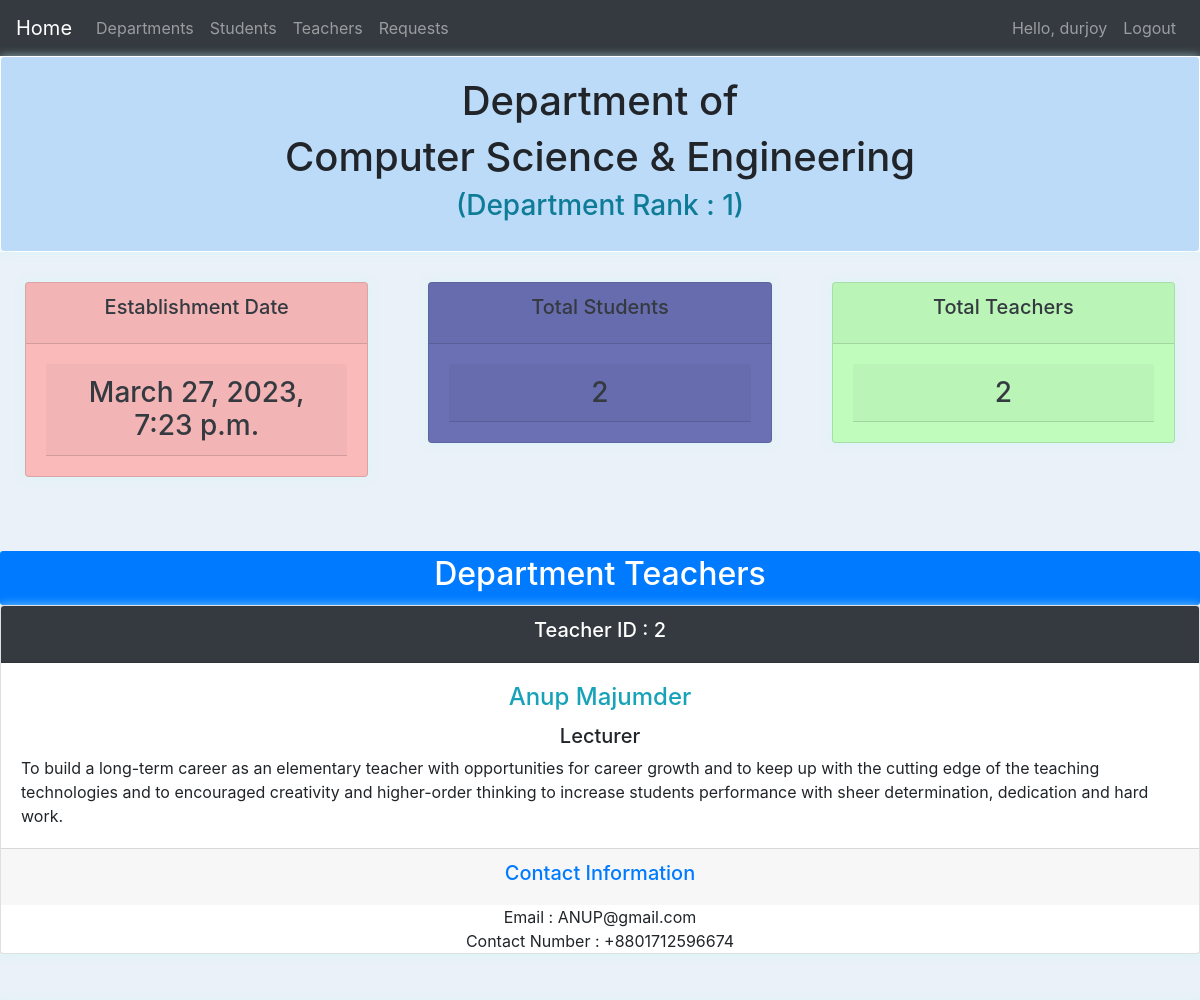
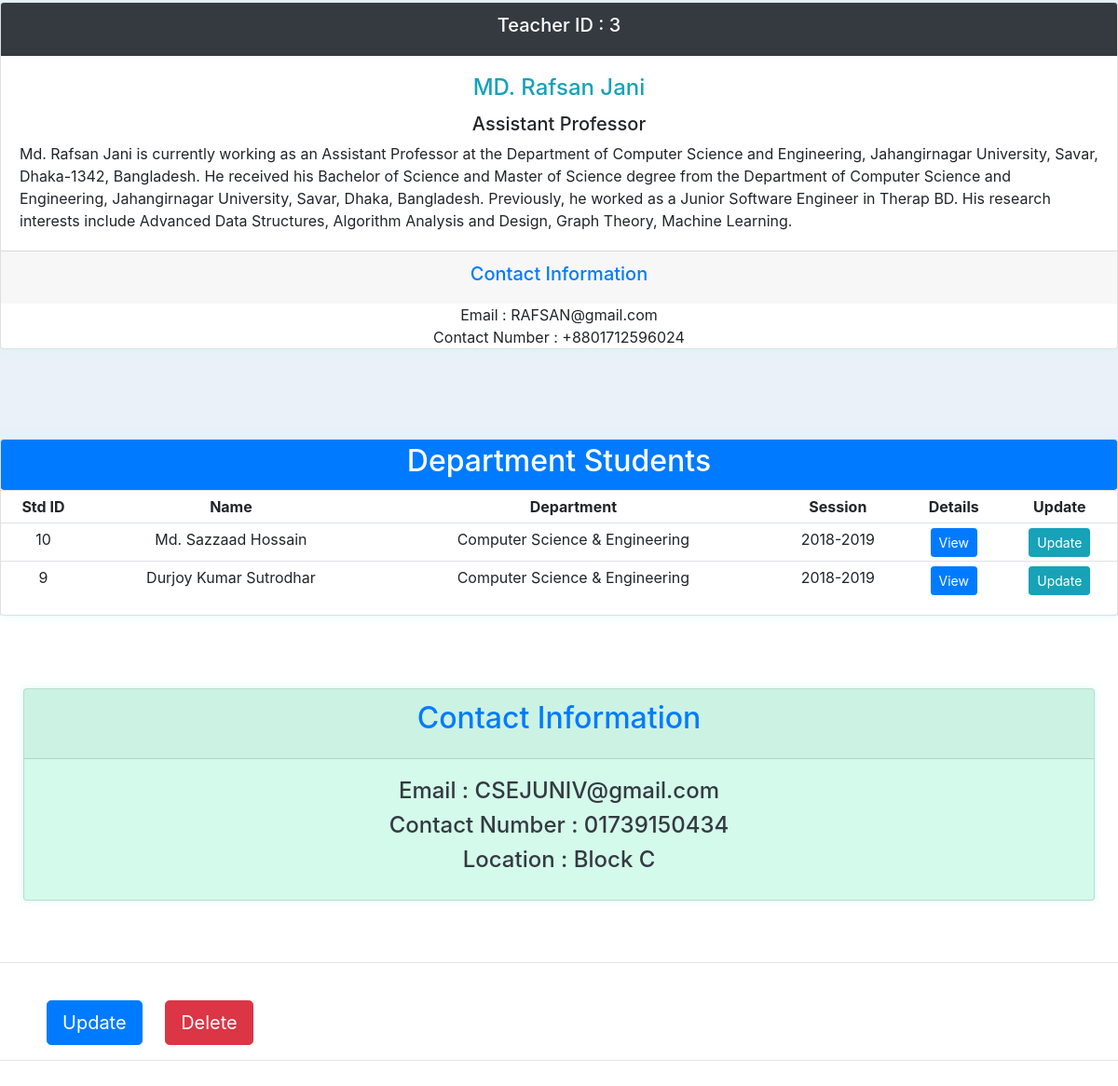
/department/13/ (signed in), run on the app's committed database (2 pictures, top to bottom).
### app1/models.py (models this page shows, shortened)
class Department(models.Model):
    LOCATION=(
        ('Block A','Block A'),
        ('Block B','Block B'),
        ('Block C','Block C'),
        ('Block D','Block D'),
        ('Block E','Block E'),
    )
    STATUS=(
        ('Pending','Pending'),
        ('Accecpted','Accecpted'),
    )
    user = models.OneToOneField(User,null=True,blank=True, on_delete=models.CASCADE)
    name = models.CharField(max_length=30,null=True,)
    location = models.CharField(max_length=20, null=True, choices=LOCATION)
    rank=models.IntegerField(null=True,blank=True)
    phone=models.CharField(max_length=20,null=True)
    email=models.CharField(max_length=30,null=True)
    date_created=models.DateTimeField(auto_now_add=True)
    description=models.CharField(max_length=3000,null=True,blank=True)
    status=models.CharField(max_length=40,null=True,blank=True,default='Pending',choices=STATUS)
    def __str__(self):
       return self.name

class Teacher(models.Model):
    RANK=(
        ('Lecturer','Lecturer'),
        ('Assistant Professor','Assistant Professor'),
        ('Professor','Professor'),
        ('Head of The Department','Head of The Department'),
    )
    name=models.CharField(max_length=30,null=False)
    reg_no=models.CharField(max_length=10,null=False,unique=True)
    rank=models.CharField(max_length=40,null=True,choices=RANK)
    dept=models.ForeignKey(Department,null=True,on_delete=models.SET_NULL)
    email=models.EmailField()
    phone=models.CharField(max_length=20,null=True)
    description=models.CharField(max_length=3000,null=True)

class Student(models.Model):
    STATUS=(
        ('Pending','Pending'),
        ('Accecpted','Accecpted'),
    )
    user = models.OneToOneField(User,null=True,blank=True, on_delete=models.CASCADE)
    name=models.CharField(max_length=30,null=False)
    hsc_roll=roll=models.CharField(max_length=10,null=True,unique=True)
    hsc_reg=models.CharField(max_length=16,null=True,unique=True)
    reg_no=models.CharField(max_length=16,null=True,unique=True,blank=True)
    roll=models.CharField(max_length=10,null=True,unique=True,blank=True)
    dept=models.ForeignKey(Department,null=True,on_delete=models.SET_NULL,blank=True)
    session=models.CharField(max_length=10,null=True)
    email=models.EmailField()
    phone=models.CharField(max_length=20,null=True)
    dob=models.DateField(null=True,blank=True)
    address=models.CharField(max_length=50,null=True)
    fathers_name=models.CharField(max_length=30,null=True)
    mothers_name=models.CharField(max_length=30,null=True)
    guardian_phone=models.CharField(max_length=20,null=True)
    description=models.CharField(max_length=3000,null=True,blank=True)
    profile_pic=models.ImageField(default="profile1.png",null=True,blank=True)
    status=models.CharField(max_length=40,null=True,default='Pending',choices=STATUS)
    CGPA = models.FloatField(null=True,blank=True,validators=[MinValueValidator(0.0), MaxValueValidator(4.0)])
    result_description=models.CharField(default="Not Details Available now.",max_length=3000,null=True,blank=True)

### app1/decorators.py (the view)
        def wrapper_func(request,*args,**kwargs):
            group=None
            if request.user.groups.exists():
                group=request.user.groups.all()[0].name
            if group in allowed_roles:
                return view_func(request,*args,**kwargs)
            else:
                return HttpResponse('You are not authorized.Please contact With Admin Panel.')

### app1/views.py (called while the page is built)
@login_required(login_url='login')
@allowed_users(allowed_roles=['admin'])
def department(request,pk):
    dept=Department.objects.get(id=pk)
    teachers=dept.teacher_set.all()
    students=dept.student_set.filter(status='Accecpted').order_by('-id')
    total_teacher=teachers.count()
    total_student=students.count()
    context={'dept':dept,'teachers':teachers,'total_teacher':total_teacher,'students':students,'total_student':total_student}
    return render(request,'app1/department.html',context)

### app1/templates/app1/department.html (shortened to what this page needs)
{% extends 'app1/main.html' %}
{%block content%}
<div class="container-fluid" style="text-align:center;margin:0px;width:100%;padding:0px ">
  <div class="card border border-white" style="background-color: rgb(187, 219, 248);">
    <div class="card-body">
        <h1>Department of</h1>
        <h1>{{dept.name}}</h1>
        <h3 style ="color:rgb(15, 124, 151);">(Department Rank : {{dept.rank}})</h3>
    </div>
  </div>
</div>
<div class="container-fluid" style="text-align:center;margin:0px;width:100%;padding:0px; background-color: rgb(234, 241, 248);">
 <div class="row" style="padding:10px; padding-top:30px;">
      <div class="col">
           <div class="col-md">
                <div class="card text-center text-dark mb-3" id="ESTD">
                      <div class="card-header">
                           <h5 class="card-title">Establishment Date</h5>
                      </div>
                      <div class="card-body">
                           <h3 class="card-header">{{dept.date_created}}</h3>
                      </div>
                </div>
           </div>
      </div>
      <div class="col">
           <div class="col-md">
                <div class="card text-center text-dark mb-3" id="TS">
                      <div class="card-header">
                           <h5 class="card-title">Total Students</h5>
                      </div>
                      <div class="card-body">
                           <h3 class="card-header">{{total_student}}</h3>
                      </div>
                </div>
           </div>
      </div>
      <div class="col">
           <div class="col-md">
                <div class="card text-center text-dark mb-3" id="TT">
                      <div class="card-header">
                           <h5 class="card-title">Total Teachers</h5>
                      </div>
                      <div class="card-body">
                           <h3 class="card-header">{{total_teacher}}</h3>
                      </div>
                </div>
           </div>
      </div>
 </div>
   <br>
   <br>
    <div class =" btn-primary btn-sm btn-block"><h2>Department Teachers</h2></div>
    {%for teacher in teachers%}
        <div class="card text-center ">
            <div class="card-header bg-dark text-white">
              <h5 > Teacher ID : {{teacher.id}}</h5>
            </div>
            <div class="card-body">
               <h4 class="card-title text-info  ">{{teacher.name}}</h4>
               <h5>{{teacher.rank}}</h5>
                <p class="card-text text-left" >{{teacher.description}}</p>
           </div>
           <div class="card-footer text-muted">
               <h5 class="text-primary">Contact Information</h5>
           </div>
            Email : {{teacher.email}}<br>
            Contact Number : {{teacher.phone}}
       </div>
     <br>
     <br>
    {%endfor%}
<br>
<br>
  <div class="card card_body">
              <div class =" btn-primary btn-sm btn-block"><h2>Department Students</h2></div>
              <table class="table table-sm">
                  <tr>
                       <th>Std ID</th>
                       <th>Name</th>
                       <th>Department</th>
                       <th>Session</th>
                       <th>Details</th>
                       <th>Update</th>
                  </tr>
                  {%for student in students%}
                        <tr>
                           <td>{{student.id}}</td>
                           <td>{{student.name}}</td>
                           <td>{{student.dept}}</td>
                           <td>{{student.session}}</td>
                           <td><a class="btn btn-primary btn-sm" href="{% url 'studentinfo' student.id %}">View</a></td>
                           <td><a class="btn btn-info btn-sm" href="{% url 'update_std' student.id %}">Update</a></td>
                        </tr>
                  {%endfor%}
                </table>
          </div>
</div>
<br>
<br>
<div class="row" style="padding:10px; padding-top:30px;">
      <div class="col">
           <div class="col-md">
                <div class="card text-center text-primary mb-3" id="CI">
                      <div class="card-header">
                           <h2 class="card-title">Contact Information</h2>
                      </div>
                      <div class="card-body">
                           <h4 class="text-dark">Email : {{dept.email}}</h4>
                           <h4 class="text-dark">Contact Number : {{dept.phone}}</h4>
                           <h4 class="text-dark">Location : {{dept.location}}</h4>
                      </div>
                </div>
           </div>
      </div>
    </div>
<br>
<hr>
<br>
    <td><a class="btn btn-primary btn-lg" style="margin-left:50px;" href="{% url 'update_dept' dept.id %}">Update</a></td>
    <td><a class="btn btn-danger btn-lg" style="margin-left:20px;"  href="{% url 'delete_dept' dept.id %}">Delete</a></td>
{%endblock%}

### app1/templates/app1/navbar.html (shortened to what this page needs)
<nav class="navbar navbar-expand-lg navbar-dark bg-dark">
  <a class="navbar-brand" href="{% url 'home' %}">Home</a>
  <div class="collapse navbar-collapse" id="navbarNav">
    <ul class="navbar-nav mr-auto">
      {% if request.user.is_staff %}
        <li class="nav-item">
          <a class="nav-link" href="{% url 'nav_dept' %}">Departments</a>
        </li>
        <li class="nav-item">
          <a class="nav-link" href="{% url 'nav_stu' %}">Students</a>
        </li>
        <li class="nav-item">
          <a class="nav-link" href="{% url 'teacher_list' %}">Teachers</a>
        </li>
        <li class="nav-item">
          <a class="nav-link" href="{% url 'request' %}">Requests</a>
        </li>
      {% endif %}
    </ul>
    <ul class="navbar-nav">
      <li class="nav-item">
        <span class="navbar-text mr-2">Hello, {{ request.user }}</span>
      </li>
      <li class="nav-item">
        <a class="nav-link" href="{% url 'logout' %}">Logout</a>
      </li>
    </ul>
  </div>
</nav>

### static/css/department.css (style rules this page uses)
body { background-color: rgb(211, 250, 235); }
#ESTD { background-color: rgb(250, 186, 186); }
#TS { background-color: rgb(107, 112, 180); }
#TT { background-color: rgb(192, 252, 188); }
#CI { background-color: rgb(211, 250, 235); }

### static/css/studentinfo.css (style rules this page uses)
body { background-color: #afc4e4; }

### static/css/dept_form.css (style rules this page uses)
body { background-color: #f5f5f5; font-family: Arial, sans-serif; }
.card { box-shadow: 0 0 10px rgba(201, 248, 248, 0.61); }

### data on the page
Department: name "Computer Science & Engineering", rank "1", date_created "March 27, 2023, 7:23 p.m.", email "CSEJUNIV@gmail.com", phone "01739150434", location "Block C"
Teacher: id "2", name "Anup Majumder", rank "Lecturer", description "To build a long-term career as an elementary teacher with opportunities for career growth and to keep up with the cutting edge of the teaching technologies and to encouraged creativity and higher-order thinking to increase students performance with sheer determination, dedication and hard work.", email "ANUP@gmail.com", phone "+8801712596674"
Teacher: id "3", name "MD. Rafsan Jani", rank "Assistant Professor", description "Md. Rafsan Jani is currently working as an Assistant Professor at the Department of Computer Science and Engineering, Jahangirnagar University, Savar, Dhaka-1342, Bangladesh. He received his Bachelor of Science and Master of Science degree from the Department of Computer Science and Engineering, Jahangirnagar University, Savar, Dhaka, Bangladesh. Previously, he worked as a Junior Software Engineer in Therap BD. His research interests include Advanced Data Structures, Algorithm Analysis and Design, Graph Theory, Machine Learning.", email "RAFSAN@gmail.com", phone "+8801712596024"
Student: id "10", name "Md. Sazzaad Hossain", dept "Computer Science & Engineering", session "2018-2019"
Student: id "9", name "Durjoy Kumar Sutrodhar", dept "Computer Science & Engineering", session "2018-2019"

### other printed values
{{ request.user }} "durjoy"
{{ total_student }} "2"
{{ total_teacher }} "2"
